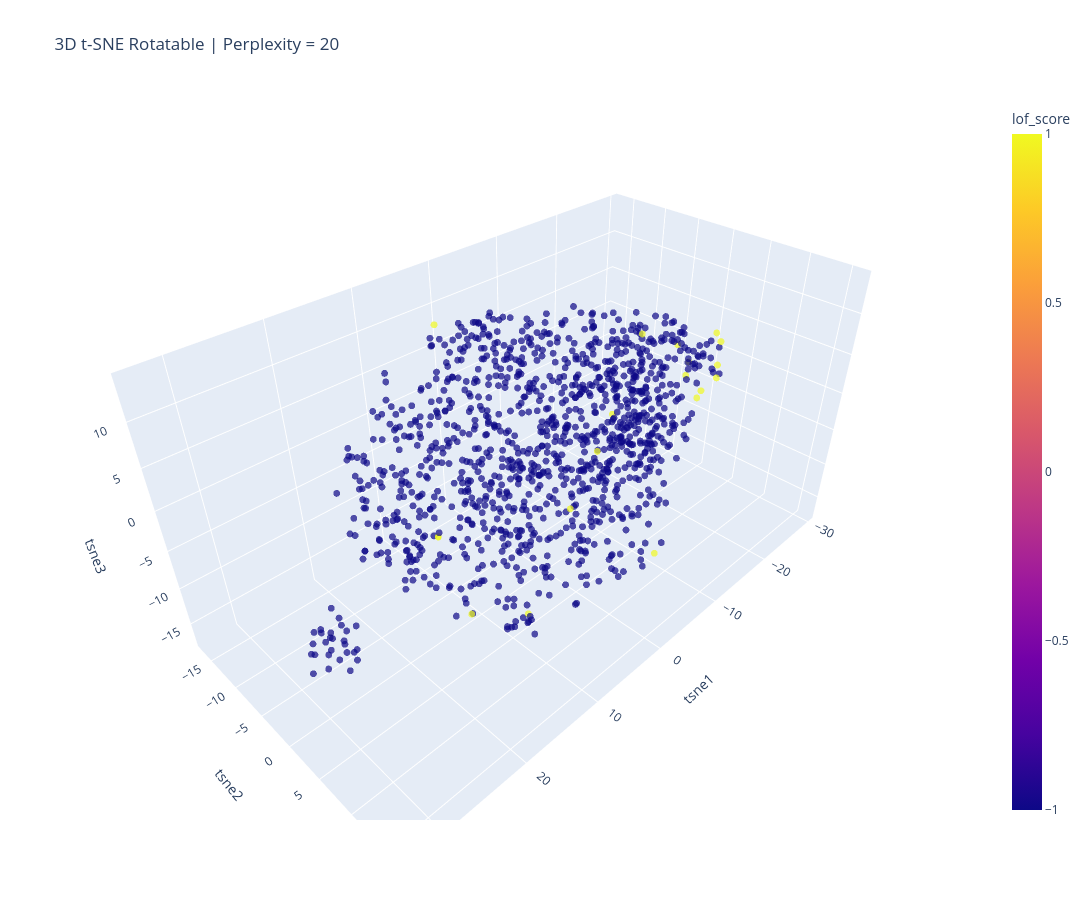

The code cell stored with this chart in its notebook:
### Code cell
plot_df = pd.DataFrame(coords_3d, columns=["tsne1", "tsne2", "tsne3"])
plot_df["lof_score"] = scores_3d

fig = px.scatter_3d(
    plot_df,
    x="tsne1",
    y="tsne2",
    z="tsne3",
    color="lof_score",
    color_continuous_scale="Plasma",
    opacity=0.7,
    hover_data=["lof_score"],
    title=f"3D t-SNE Rotatable | Perplexity = 20",
    width=1200,
    height=900
)

fig.update_traces(marker=dict(size=4))
fig.show()

### Figure 1 — Plotly figure (JSON) as saved in the notebook; plotly's stock layout.template omitted (floating-point values rounded to 4 significant figures; data arrays with more than 128 entries replaced by an {"elided": "..."} marker saying what was removed)
{"data": [{"customdata": {"elided": "1176x1 int values"}, "hovertemplate": "tsne1=%{x}<br>tsne2=%{y}<br>tsne3=%{z}<br>lof_score=%{marker.color}<extra></extra>", "legendgroup": "", "marker": {"color": {"elided": "1176 int values"}, "coloraxis": "coloraxis", "opacity": 0.7, "size": 4, "symbol": "circle"}, "mode": "markers", "name": "", "scene": "scene", "showlegend": false, "type": "scatter3d", "x": {"elided": "1176 float values"}, "y": {"elided": "1176 float values"}, "z": {"elided": "1176 float values"}}], "layout": {"coloraxis": {"colorbar": {"title": {"text": "lof_score"}}, "colorscale": [[0, "#0d0887"], [0.1111, "#46039f"], [0.2222, "#7201a8"], [0.3333, "#9c179e"], [0.4444, "#bd3786"], [0.5556, "#d8576b"], [0.6667, "#ed7953"], [0.7778, "#fb9f3a"], [0.8889, "#fdca26"], [1, "#f0f921"]]}, "height": 900, "legend": {"tracegroupgap": 0}, "scene": {"domain": {"x": [0, 1], "y": [0, 1]}, "xaxis": {"title": {"text": "tsne1"}}, "yaxis": {"title": {"text": "tsne2"}}, "zaxis": {"title": {"text": "tsne3"}}}, "title": {"text": "3D t-SNE Rotatable | Perplexity = 20"}, "width": 1200}}
